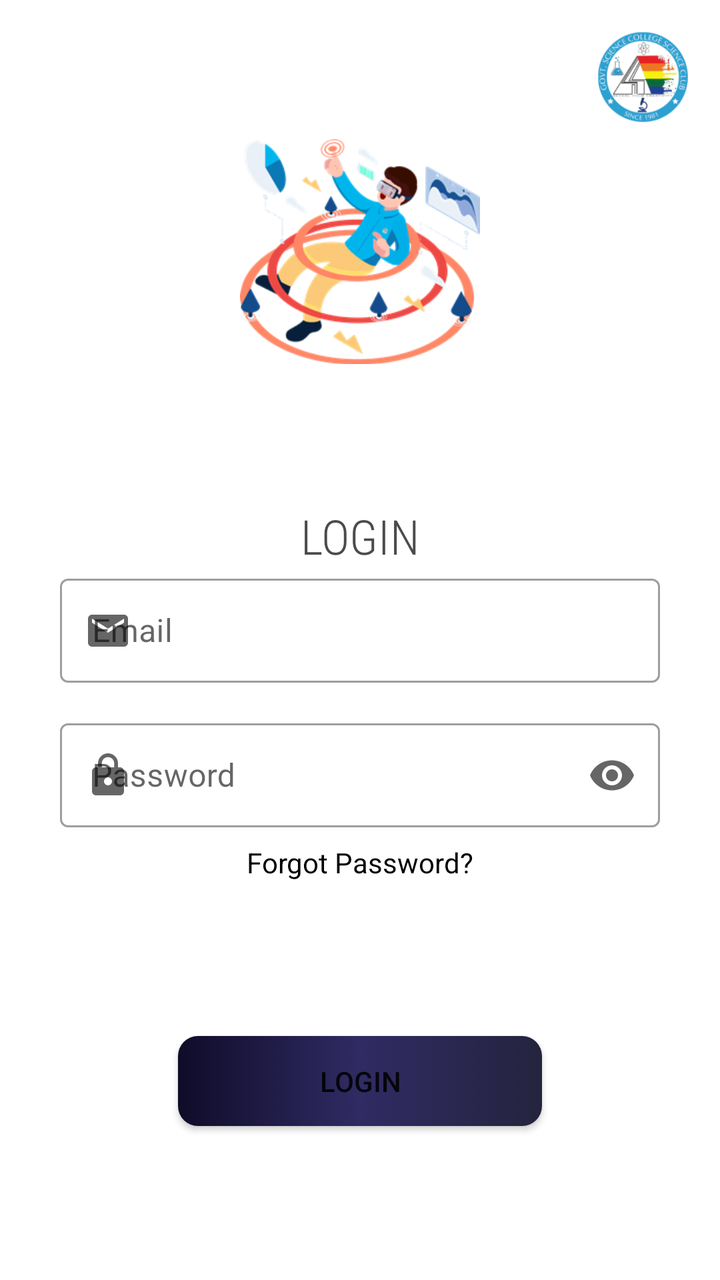
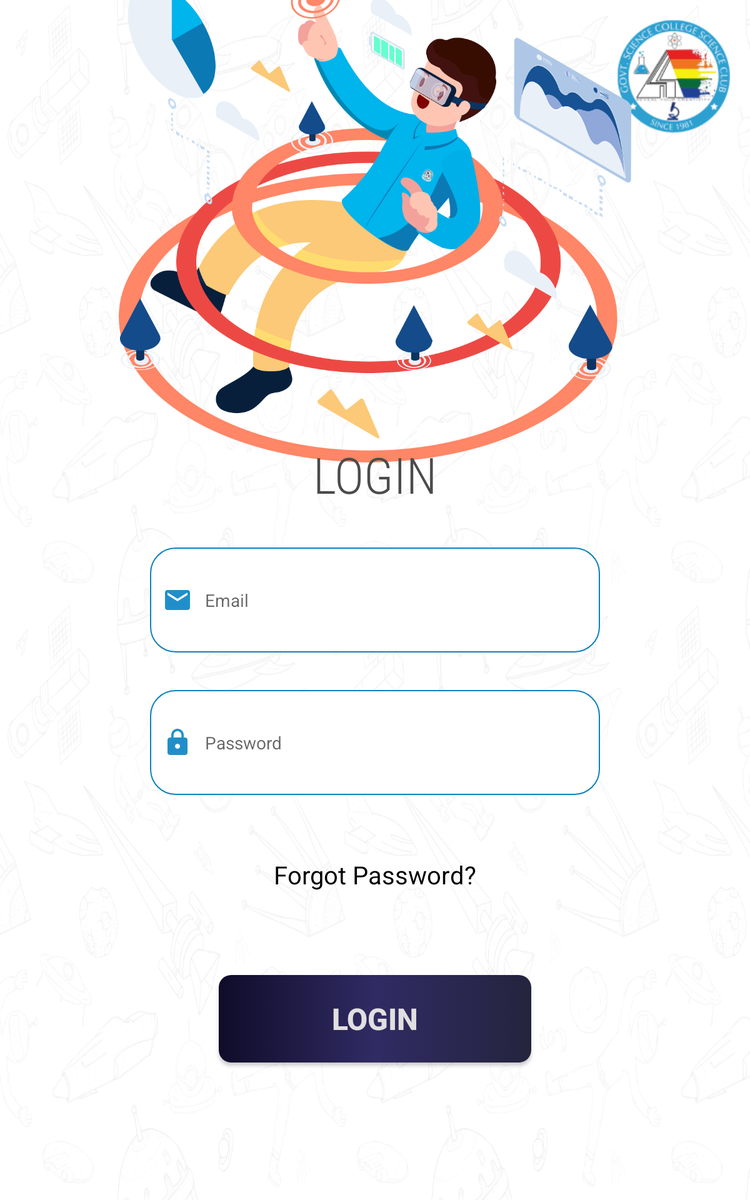

First picture: res/layout/ on a phone held upright. Second picture: the repository's own variant of that layout, on a device whose configuration matches the variant's folder. Source for both follows.
<!-- AndroidManifest.xml: application theme Theme.AdminPanel -->
<!-- res/layout/activity_login_1.xml -->
<?xml version="1.0" encoding="utf-8"?>
<androidx.constraintlayout.widget.ConstraintLayout
        xmlns:android="http://schemas.android.com/apk/res/android"
        xmlns:tools="http://schemas.android.com/tools"
        xmlns:app="http://schemas.android.com/apk/res-auto"
        android:layout_width="match_parent"
        android:layout_height="match_parent"
        tools:context=".LoginActivity"><![CDATA[/>

    ]]>
    <ImageView
            android:layout_width="45dp"
            android:layout_height="45dp"
            android:src="@drawable/clublogo"
            app:layout_constraintEnd_toEndOf="parent" app:layout_constraintTop_toTopOf="parent"
            android:layout_marginTop="16dp" android:layout_marginEnd="16dp"/>
    <ImageView android:layout_height="wrap_content"
                android:layout_width="match_parent"
               android:layout_marginHorizontal="120dp"
               android:src="@drawable/illus_login_page"
               app:layout_constraintStart_toStartOf="parent"
               app:layout_constraintEnd_toEndOf="parent"
               android:id="@+id/imageView" app:layout_constraintTop_toTopOf="parent"
               app:layout_constraintBottom_toTopOf="@+id/textView"/>
    <TextView
            android:layout_width="wrap_content"
            android:layout_height="wrap_content"
            android:text="LOGIN"
            android:textSize="24sp"
            android:textColor="#4C4B4B"
            android:fontFamily="sans-serif-condensed-light"
            app:layout_constraintBottom_toTopOf="@+id/textInputLayout4" app:layout_constraintEnd_toEndOf="parent"
            app:layout_constraintStart_toStartOf="parent" android:id="@+id/textView"
    />

    <com.google.android.material.textfield.TextInputLayout
            android:layout_width="match_parent"
            android:layout_height="wrap_content"
            style="@style/Widget.MaterialComponents.TextInputLayout.OutlinedBox"
            app:startIconDrawable="@drawable/ic_baseline_email_24"
            app:layout_constraintBottom_toBottomOf="parent" app:layout_constraintTop_toTopOf="parent"
            app:layout_constraintStart_toStartOf="parent" app:layout_constraintEnd_toEndOf="parent"
            android:id="@+id/textInputLayout4">
        <com.google.android.material.textfield.TextInputEditText
                android:id="@+id/email"
                android:layout_width="match_parent"
                android:layout_height="52dp"
                android:hint="Email"
                android:inputType="textEmailAddress"
                android:imeOptions="actionNext"
                android:autofillHints="emailAddress"
                android:importantForAutofill="yes"
                android:layout_marginBottom="15dp"
                android:layout_marginHorizontal="30dp"
        />
    </com.google.android.material.textfield.TextInputLayout>
    <com.google.android.material.textfield.TextInputLayout
            android:layout_width="match_parent"
            android:layout_height="wrap_content"
            style="@style/Widget.MaterialComponents.TextInputLayout.OutlinedBox"
            app:startIconDrawable="@drawable/ic_baseline_lock_24"
            app:endIconMode="password_toggle"
            android:id="@+id/textInputLayout3" app:layout_constraintTop_toBottomOf="@+id/textInputLayout4"
            app:layout_constraintEnd_toEndOf="parent" app:layout_constraintStart_toStartOf="parent">
        <androidx.appcompat.widget.AppCompatEditText
                android:id="@+id/password"
                android:layout_width="match_parent"
                android:layout_height="52dp"
                android:hint="Password"
                android:inputType="textPassword"
                android:imeOptions="actionNext"
                android:autofillHints="password"
                android:importantForAutofill="yes"
                android:layout_marginHorizontal="30dp"
        />
        <TextView
                android:layout_width="wrap_content"
                android:layout_height="wrap_content"
                android:text="Forgot Password?"
                android:textColor="#000000"
                android:textSize="14sp"
                android:layout_marginTop="8dp"
                android:layout_gravity="center"
                android:id="@+id/forgotPassword"
        />
    </com.google.android.material.textfield.TextInputLayout>
    <androidx.appcompat.widget.AppCompatButton
            android:layout_width="182dp"
            android:layout_height="45dp"
            android:layout_gravity="center"
            android:text="Login"
            android:background="@drawable/rounded_corners"
            android:id="@+id/login"
            android:onClick="login"
            app:layout_constraintTop_toBottomOf="@+id/textInputLayout3" app:layout_constraintEnd_toEndOf="parent"
            app:layout_constraintStart_toStartOf="parent" app:layout_constraintBottom_toBottomOf="parent"/>



</androidx.constraintlayout.widget.ConstraintLayout>
<!-- resources referenced by this layout -->
<resources>
  <!-- drawable clublogo: png bitmap (drawable, 18483 bytes) -->
  <!-- drawable ic_baseline_email_24 (drawable) -->
  <vector android:height="24dp" android:tint="#208FC9"
          android:tintMode="src_atop"
      android:viewportHeight="24" android:viewportWidth="24"
      android:width="24dp" xmlns:android="http://schemas.android.com/apk/res/android">
      <path android:fillColor="@android:color/white" android:pathData="M20,4L4,4c-1.1,0 -1.99,0.9 -1.99,2L2,18c0,1.1 0.9,2 2,2h16c1.1,0 2,-0.9 2,-2L22,6c0,-1.1 -0.9,-2 -2,-2zM20,8l-8,5 -8,-5L4,6l8,5 8,-5v2z"/>
  </vector>
  <!-- drawable ic_baseline_lock_24 (drawable) -->
  <vector android:height="24dp" android:tint="#208FC9"
      android:viewportHeight="24" android:viewportWidth="24"
      android:width="24dp" xmlns:android="http://schemas.android.com/apk/res/android">
      <path android:fillColor="@android:color/white" android:pathData="M18,8h-1L17,6c0,-2.76 -2.24,-5 -5,-5S7,3.24 7,6v2L6,8c-1.1,0 -2,0.9 -2,2v10c0,1.1 0.9,2 2,2h12c1.1,0 2,-0.9 2,-2L20,10c0,-1.1 -0.9,-2 -2,-2zM12,17c-1.1,0 -2,-0.9 -2,-2s0.9,-2 2,-2 2,0.9 2,2 -0.9,2 -2,2zM15.1,8L8.9,8L8.9,6c0,-1.71 1.39,-3.1 3.1,-3.1 1.71,0 3.1,1.39 3.1,3.1v2z"/>
  </vector>
  <!-- drawable illus_login_page: png bitmap (drawable, 42278 bytes) -->
  <!-- drawable rounded_corners (drawable) -->
  <?xml version="1.0" encoding="utf-8"?>
  <selector xmlns:android="http://schemas.android.com/apk/res/android">
      <item>
          <ripple android:color="#FACECA">
              <item>
                  <shape android:shape="rectangle">
                      <corners android:radius="10dp"/>
                      <gradient
                              android:startColor="#0F0C29"
                              android:endColor="#24243E"
                              android:centerColor="#302B63"
                              android:type="linear"/>
                  </shape>
              </item>
          </ripple>
      </item>
  </selector>
  <style name="Theme.AdminPanel" parent="Theme.MaterialComponents.DayNight.NoActionBar">
          
          <item name="colorPrimary">@color/purple_500</item>
          <item name="colorPrimaryVariant">@color/purple_700</item>
          <item name="colorOnPrimary">@color/white</item>
          
          <item name="colorSecondary">@color/teal_200</item>
          <item name="colorSecondaryVariant">@color/teal_700</item>
          <item name="colorOnSecondary">@color/black</item>
          
          <item name="android:statusBarColor" tools:targetApi="l">?attr/colorPrimaryVariant</item>
          
      </style>
  <color name="purple_500">#1489FF</color>
  <color name="purple_700">#1F79FF</color>
  <color name="white">#FFFFFFFF</color>
  <color name="teal_200">#FF03DAC5</color>
  <color name="teal_700">#FF018786</color>
  <color name="black">#FF000000</color>
</resources>
<!-- res/layout-sw600dp/activity_login_1.xml (the repository's variant of the layout above) -->
<!-- drawn on a 7-inch tablet held upright -->
<?xml version="1.0" encoding="utf-8"?>
<androidx.constraintlayout.widget.ConstraintLayout
        xmlns:android="http://schemas.android.com/apk/res/android"
        xmlns:tools="http://schemas.android.com/tools"
        xmlns:app="http://schemas.android.com/apk/res-auto"
        android:layout_width="match_parent"
        android:layout_height="match_parent"
        android:background="@drawable/background"
        tools:context=".LoginActivity"><![CDATA[/>
    ]]>

    <ImageView
            android:layout_width="90dp"
            android:layout_height="90dp"
            android:src="@drawable/clublogo"
            app:layout_constraintEnd_toEndOf="parent" app:layout_constraintTop_toTopOf="parent"
            android:layout_marginTop="16dp" android:layout_marginEnd="16dp" android:id="@+id/imageView2"/>

    <LinearLayout android:layout_width="wrap_content" android:layout_height="wrap_content"
                  app:layout_constraintBottom_toTopOf="@+id/textView" app:layout_constraintTop_toTopOf="parent"
                  app:layout_constraintEnd_toEndOf="parent" app:layout_constraintStart_toStartOf="parent">
        android:id="@+id/login_illustration" app:layout_constraintTop_toTopOf="parent"
        app:layout_constraintBottom_toTopOf="@+id/textView"
        <ImageView android:layout_height="392dp"
                   android:layout_width="410dp"
                   android:src="@drawable/illus"
                   android:id="@+id/login_illus"
                   app:layout_constraintStart_toStartOf="parent"
                   app:layout_constraintEnd_toEndOf="parent"

        />
    </LinearLayout>

    <TextView
            android:layout_width="wrap_content"
            android:layout_height="wrap_content"
            android:text="LOGIN"
            android:textSize="40sp"
            android:textColor="#4C4B4B"
            android:fontFamily="sans-serif-condensed-light"
            app:layout_constraintBottom_toTopOf="@+id/email" app:layout_constraintEnd_toEndOf="parent"
            app:layout_constraintStart_toStartOf="parent" android:id="@+id/textView"
            android:layout_marginBottom="32dp"/>
    <androidx.appcompat.widget.AppCompatEditText android:layout_width="match_parent"
                                                 android:layout_height="84dp"
                                                 android:inputType="textEmailAddress"
                                                 android:hint="Email"
                                                 style="@style/Widget.MaterialComponents.TextInputLayout.OutlinedBox.Dense"
                                                 android:layout_marginHorizontal="120dp"
                                                 android:background="@drawable/outlined_box"
                                                 android:drawableStart="@drawable/ic_baseline_email_24"
                                                 android:paddingStart="10dp"
                                                 android:drawablePadding="10dp"
                                                 android:id="@+id/email"
                                                 app:layout_constraintBottom_toBottomOf="parent" app:layout_constraintTop_toTopOf="parent"
                                                 app:layout_constraintStart_toStartOf="parent" app:layout_constraintEnd_toEndOf="parent"
   />

    <EditText
            android:id="@+id/password"
            android:layout_width="match_parent"
            android:layout_height="84dp"
            android:hint="Password"
            android:paddingStart="10dp"
            android:inputType="textPassword"
            android:background="@drawable/outlined_box"
            style="@style/Widget.MaterialComponents.TextInputLayout.OutlinedBox.Dense"
            android:imeOptions="actionNext"
            android:autofillHints="password"
            android:drawablePadding="10dp"
            android:layout_marginVertical="30dp"
            android:drawableLeft="@drawable/ic_baseline_lock_24"
            android:importantForAutofill="yes"
            android:layout_marginHorizontal="120dp"
            app:layout_constraintTop_toBottomOf="@+id/email" app:layout_constraintEnd_toEndOf="parent"
            app:layout_constraintStart_toStartOf="parent"/>
    <TextView
            android:layout_width="wrap_content"
            android:layout_height="wrap_content"
            android:text="Forgot Password?"
            android:layout_marginTop="50dp"
            android:textColor="#000000"
            android:textSize="20sp"
            android:layout_gravity="center"
            android:id="@+id/forgotPassword"
            app:layout_constraintTop_toBottomOf="@+id/password" app:layout_constraintEnd_toEndOf="parent"
            app:layout_constraintStart_toStartOf="parent"/>

    <androidx.appcompat.widget.AppCompatButton
            android:layout_width="250dp"
            android:layout_height="70dp"
            android:layout_gravity="center"
            android:text="Login"
            android:background="@drawable/rounded_corners"
            android:id="@+id/login"
            android:textStyle="bold"
            android:textColor="#E1DFDF"
            android:textSize="24sp"
            android:onClick="login"
            app:layout_constraintTop_toBottomOf="@+id/forgotPassword" app:layout_constraintEnd_toEndOf="parent"
            app:layout_constraintStart_toStartOf="parent" app:layout_constraintBottom_toBottomOf="parent"
            app:layout_constraintVertical_bias="0.379"/>


</androidx.constraintlayout.widget.ConstraintLayout>
<!-- resources referenced by the variant -->
<!-- as a 7-inch tablet held upright resolves them -->
<resources>
  <!-- drawable background: png bitmap (drawable, 594508 bytes) -->
  <!-- drawable clublogo: png bitmap (drawable, 18483 bytes) -->
  <!-- drawable ic_baseline_email_24 (drawable) -->
  <vector android:height="24dp" android:tint="#208FC9"
          android:tintMode="src_atop"
      android:viewportHeight="24" android:viewportWidth="24"
      android:width="24dp" xmlns:android="http://schemas.android.com/apk/res/android">
      <path android:fillColor="@android:color/white" android:pathData="M20,4L4,4c-1.1,0 -1.99,0.9 -1.99,2L2,18c0,1.1 0.9,2 2,2h16c1.1,0 2,-0.9 2,-2L22,6c0,-1.1 -0.9,-2 -2,-2zM20,8l-8,5 -8,-5L4,6l8,5 8,-5v2z"/>
  </vector>
  <!-- drawable ic_baseline_lock_24 (drawable) -->
  <vector android:height="24dp" android:tint="#208FC9"
      android:viewportHeight="24" android:viewportWidth="24"
      android:width="24dp" xmlns:android="http://schemas.android.com/apk/res/android">
      <path android:fillColor="@android:color/white" android:pathData="M18,8h-1L17,6c0,-2.76 -2.24,-5 -5,-5S7,3.24 7,6v2L6,8c-1.1,0 -2,0.9 -2,2v10c0,1.1 0.9,2 2,2h12c1.1,0 2,-0.9 2,-2L20,10c0,-1.1 -0.9,-2 -2,-2zM12,17c-1.1,0 -2,-0.9 -2,-2s0.9,-2 2,-2 2,0.9 2,2 -0.9,2 -2,2zM15.1,8L8.9,8L8.9,6c0,-1.71 1.39,-3.1 3.1,-3.1 1.71,0 3.1,1.39 3.1,3.1v2z"/>
  </vector>
  <!-- drawable illus: png bitmap (drawable, 163226 bytes) -->
  <!-- drawable outlined_box (drawable) -->
  <?xml version="1.0" encoding="utf-8"?>
  <selector xmlns:android="http://schemas.android.com/apk/res/android">
      <item>
          <shape android:shape="rectangle">
              <corners android:radius="20dp"/>
              <solid android:color="#fff"/>
              <stroke android:width="1dp" android:color="#0D81BD"/>
          </shape>
      </item>
  </selector>
  <!-- drawable rounded_corners (drawable) -->
  <?xml version="1.0" encoding="utf-8"?>
  <selector xmlns:android="http://schemas.android.com/apk/res/android">
      <item>
          <ripple android:color="#FACECA">
              <item>
                  <shape android:shape="rectangle">
                      <corners android:radius="10dp"/>
                      <gradient
                              android:startColor="#0F0C29"
                              android:endColor="#24243E"
                              android:centerColor="#302B63"
                              android:type="linear"/>
                  </shape>
              </item>
          </ripple>
      </item>
  </selector>
  <style name="Theme.AdminPanel" parent="Theme.MaterialComponents.DayNight.NoActionBar">
          
          <item name="colorPrimary">@color/purple_500</item>
          <item name="colorPrimaryVariant">@color/purple_700</item>
          <item name="colorOnPrimary">@color/white</item>
          
          <item name="colorSecondary">@color/teal_200</item>
          <item name="colorSecondaryVariant">@color/teal_700</item>
          <item name="colorOnSecondary">@color/black</item>
          
          <item name="android:statusBarColor" tools:targetApi="l">?attr/colorPrimaryVariant</item>
          
      </style>
  <color name="purple_500">#1489FF</color>
  <color name="purple_700">#1F79FF</color>
  <color name="white">#FFFFFFFF</color>
  <color name="teal_200">#FF03DAC5</color>
  <color name="teal_700">#FF018786</color>
  <color name="black">#FF000000</color>
</resources>
